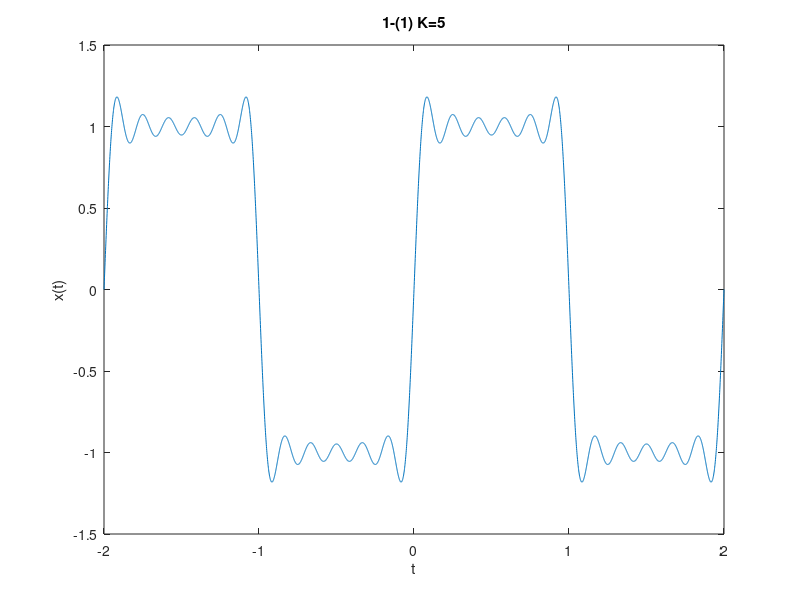
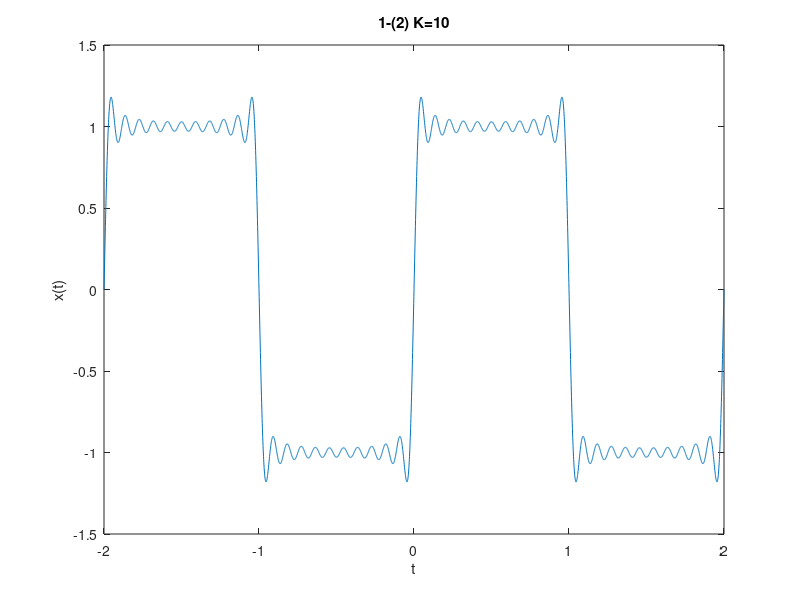
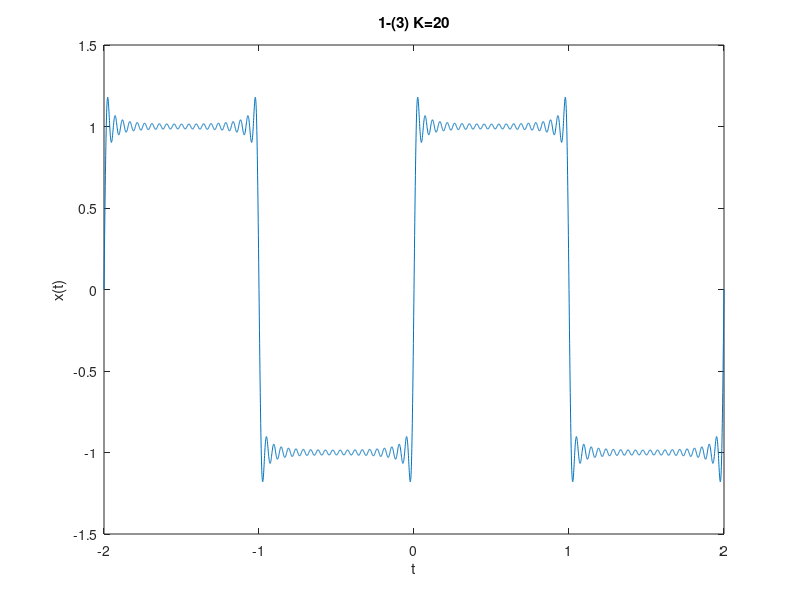
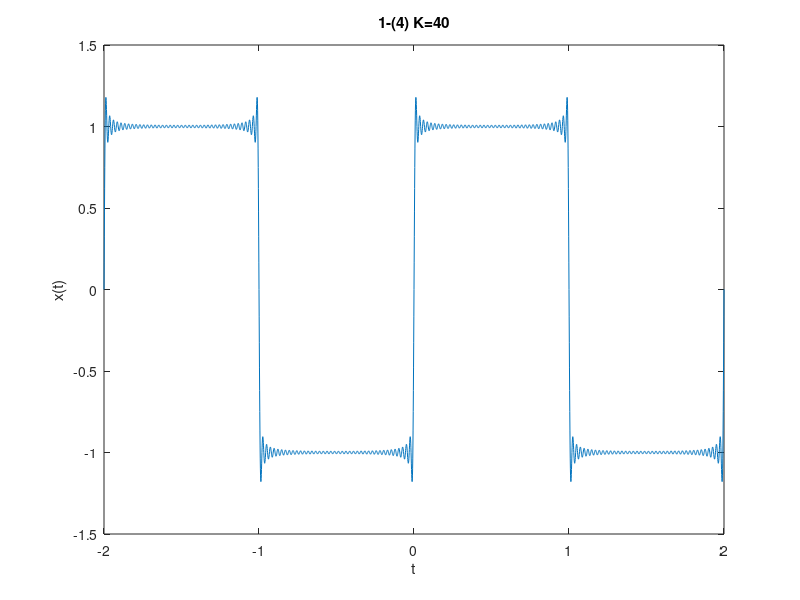

These figures' MATLAB source, in order:
clear;clc;

K=[5 10 20 40];
t=-2:0.001:2;

for i=1:length(K)
    for j=1:length(t)
        clear x;
        for k=0:K(i)
            x(k+1)=(4/pi)*( (1/(2*k+1))*sin( (2*k+1)*pi*t(j)) );
        end
        X(i,j)=sum(x);
    end
end

figure;
plot(t,X(1,:));
xlabel('t');ylabel('x(t)');
title('1-(1) K=5');

figure
plot(t,X(2,:));
xlabel('t');ylabel('x(t)');
title('1-(2) K=10')

figure
plot(t,X(3,:));
xlabel('t');ylabel('x(t)');
title('1-(3) K=20')

figure
plot(t,X(4,:));
xlabel('t');ylabel('x(t)');
title('1-(4) K=40')